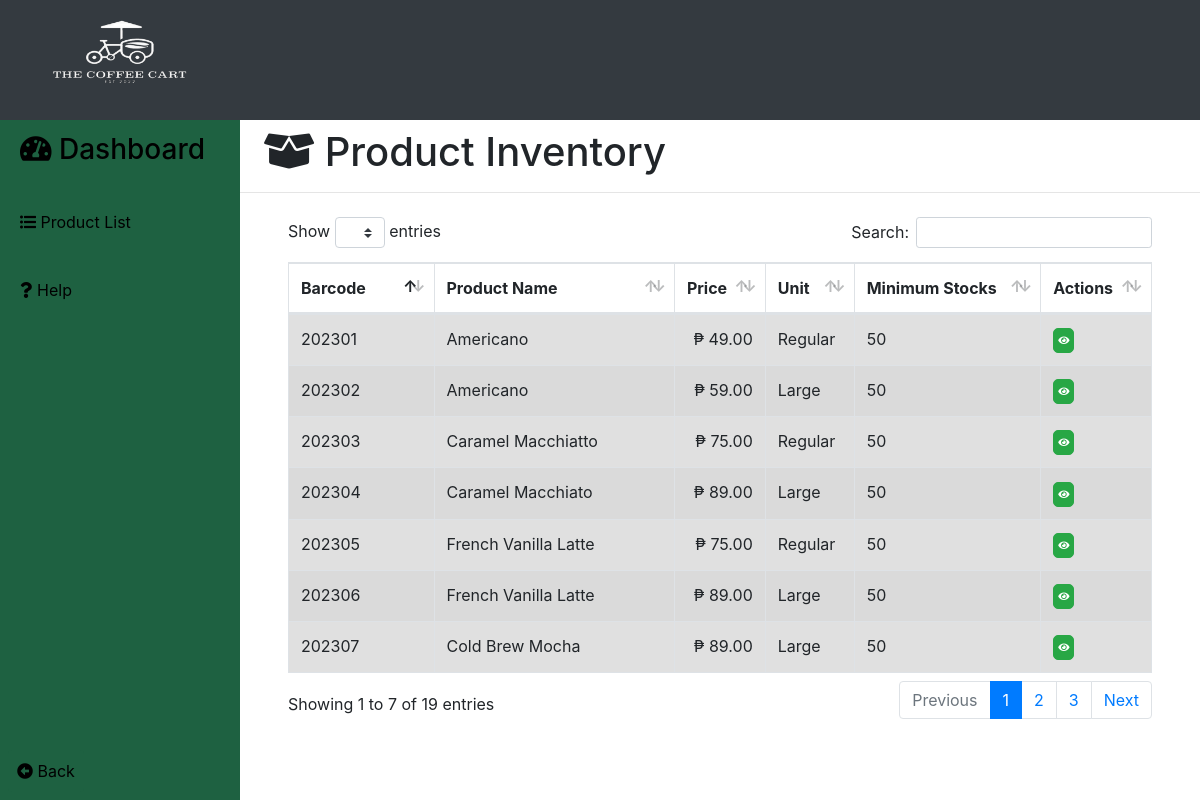
The app's page /employee/inventory.php (signed in), older data.
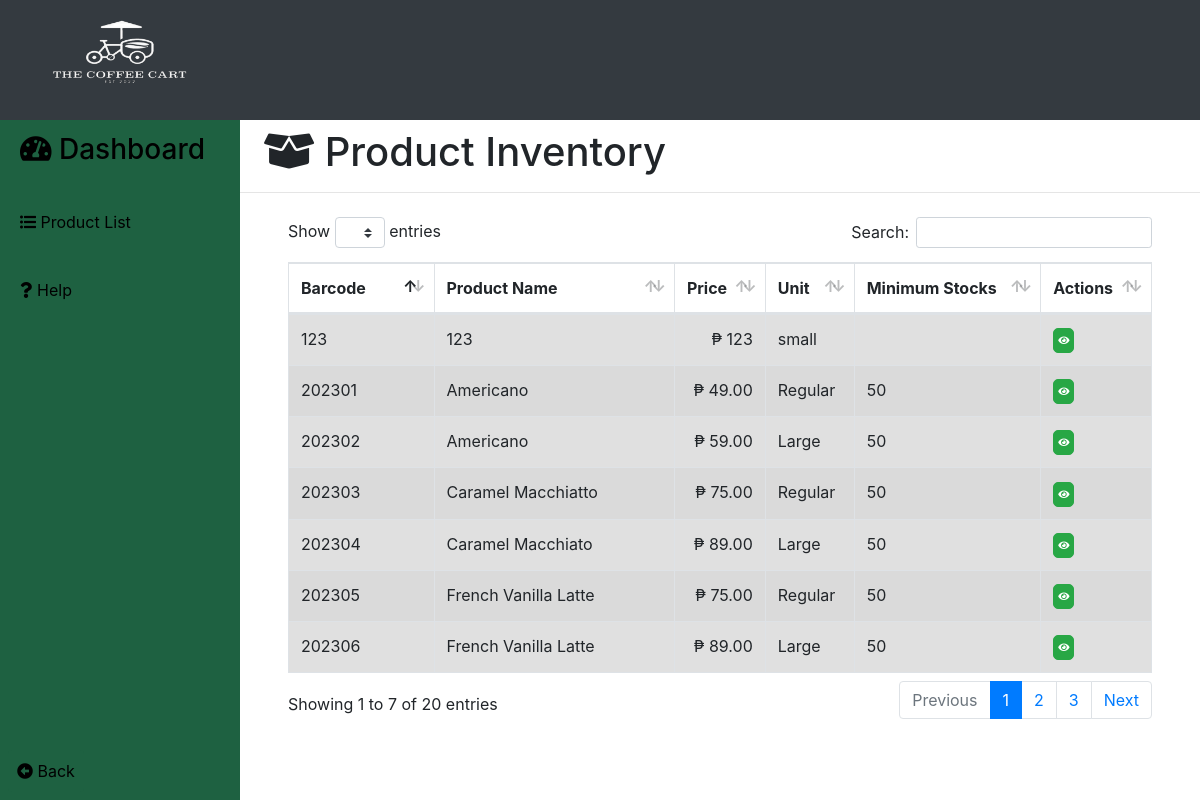
The same page, newer data.
### tables this page shows
CREATE TABLE `products` (
  `product_no` varchar(255) NOT NULL DEFAULT '',
  `product_name` varchar(255) DEFAULT NULL,
  `sell_price` varchar(255) DEFAULT NULL,
  `quantity` varchar(255) DEFAULT NULL,
  `unit` varchar(255) DEFAULT NULL,
  `min_stocks` varchar(255) DEFAULT NULL,
  `remarks` varchar(255) DEFAULT NULL,
  `location` varchar(255) DEFAULT NULL,
  `images` varchar(255) DEFAULT NULL,
  `sugar` varchar(255) DEFAULT NULL,
  `milk` varchar(255) DEFAULT NULL,
  `coffee` varchar(255) DEFAULT NULL,
  PRIMARY KEY (`product_no`)
);

### employee/inventory.php (the view, shortened to what this page needs)
<?php
	include("../server/connection.php");
	$sql = "SELECT * FROM products";
	$result	= mysqli_query($db, $sql);
?>
<!DOCTYPE html>
<html>
<head>
	<?php include('../templates/head1.php');?>
</head>
<body>
	<div class="contain h-100">
		<?php include('../employee/base2.php');?>
		<div>
			<h1 class="ml-4 pt-2"><i class="fas fa-box-open"></i> Product Inventory</h1>
			<hr>
			<div class="table-responsive mt-4 pl-5 pr-5">
			<table class="table table-striped table-bordered" id="product_table" style="margin-top: -22px;">
				<thead>
					<tr>
						<th scope="col" class="column-text">Barcode</th>
						<th scope="col" class="column-text">Product Name</th>
						<th scope="col" class="column-text">Price</th>
						<th scope="col" class="column-text">Unit</th>
						<th scope="col" class="column-text">Minimum Stocks</th>
						<th scope="col" class="column-text">Actions</th>
					</tr>
				</thead>
				<tbody class="table-hover">
					<?php
						while($row = mysqli_fetch_assoc($result)){
				  	?>
					<tr class="table-active">
						<td><?php echo $row['product_no'];?></td>
						<td><?php echo $row['product_name'];?></td>
						<td align="right">₱&nbsp<?php echo $row['sell_price'];?></td>
						<td><?php echo $row['unit'];?></td>
						<td><?php echo $row['min_stocks'];?></td>
						<td>
							<button type="button" name="view" style='font-size:10px; border-radius:5px;padding:4px;' id="<?php echo $row['product_no'];?>" class="btn btn-success view_data"><i class="fas fa-eye"></i></button>
						</td>
					</tr>
					<?php } ?>
				</tbody>
			</table>
			</div>
		</div>
	</div>
</body>
</html>

Row changes from the older to the newer data that the page shows:
no longer on this page (row edited): products: product_no "202307", product_name "Cold Brew Mocha", sell_price "89.00", unit "Large", min_stocks "50"
added products: product_no "123", product_name "123", sell_price "123", unit "small"
Text that changed along with them:
text written by a page script: "Show entries Search: Showing 1 to 7 of 19 entries Previous 1 2 3 Next" → "Show entries Search: Showing 1 to 7 of 20 entries Previous 1 2 3 Next"
